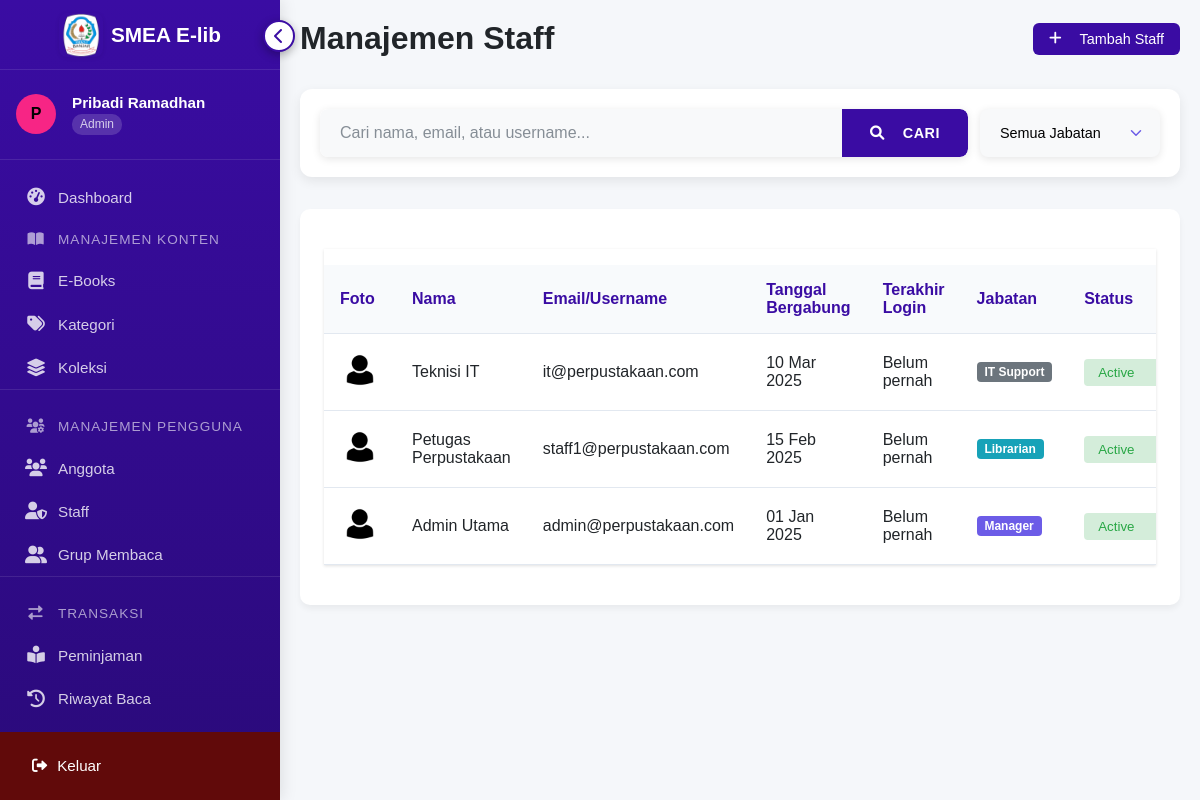
The app's page /admin/staff/staff_admin.php (signed in) with its own data.
### tables this page shows
CREATE TABLE `users` (
  `id` int(11) NOT NULL,
  `username` varchar(50) NOT NULL,
  `email` varchar(100) DEFAULT NULL,
  `full_name` varchar(100) DEFAULT NULL,
  `profile_pic` varchar(255) DEFAULT 'default.jpg',
  `password` varchar(255) NOT NULL,
  `role` enum('admin','staff','member') DEFAULT 'member',
  `admin_id` int(11) DEFAULT NULL,
  `last_login` datetime DEFAULT NULL,
  `created_at` timestamp NULL DEFAULT CURRENT_TIMESTAMP,
  `updated_at` timestamp NULL DEFAULT CURRENT_TIMESTAMP ON UPDATE CURRENT_TIMESTAMP,
  `is_deleted` tinyint(1) DEFAULT '0',
  `deleted_at` datetime DEFAULT NULL
);

CREATE TABLE `staff` (
  `StaffID` int(11) NOT NULL,
  `Nama` varchar(100) NOT NULL,
  `Email` varchar(100) NOT NULL,
  `Password` varchar(255) NOT NULL,
  `FotoProfil` varchar(255) DEFAULT 'default.jpg',
  `TanggalBergabung` date NOT NULL,
  `Jabatan` enum('Librarian','Manager','IT Support') DEFAULT 'Librarian',
  `Status` enum('Active','Suspended','Banned') DEFAULT 'Active',
  `TerakhirLogin` datetime DEFAULT NULL
);

### admin/staff/staff_admin.php (the view, shortened to what this page needs)
<?php
require_once '../../config.php';
function getAllStaff($conn, $search = null, $role = null, $limit = 10, $offset = 0)
{
    try {
        $sql = "SELECT s.*, u.username, u.role, u.last_login
                FROM staff s
                LEFT JOIN users u ON s.Email = u.username AND u.role = 'staff'";
        $sql .= " ORDER BY s.TanggalBergabung DESC LIMIT $limit OFFSET $offset";
        $result = mysqli_query($conn, $sql);
        return mysqli_fetch_all($result, MYSQLI_ASSOC);
    } catch (Exception $e) {
        error_log("Error in getAllStaff: " . $e->getMessage());
        return [];
    }
}
$search = isset($_GET['search']) ? $_GET['search'] : null;
$role = isset($_GET['role']) ? $_GET['role'] : null;
$page = isset($_GET['page']) ? max(1, intval($_GET['page'])) : 1;
$limit = 10;
$offset = ($page - 1) * $limit;
$staff = getAllStaff($conn, $search, $role, $limit, $offset);
?>
<?php
include '../../views/header.php';
?>
<div class="content-wrapper">
    <div class="page-header">
        <h1>Manajemen Staff</h1>
        <div class="header-actions">
            <a href="tambah_staff.php" class="btn btn-primary">
                <i class="fas fa-plus"></i> Tambah Staff
            </a>
        </div>
    </div>
    <form method="GET" class="search-filter-form">
        <div class="input-group" style="flex:2;">
            <input type="text" name="search" class="form-control" placeholder="Cari nama, email, atau username..." value="<?= htmlspecialchars($search ?? '') ?>">
            <div class="input-group-append">
                <button class="btn btn-primary" type="submit"><i class="fas fa-search"></i> Cari</button>
            </div>
        </div>
        <select name="role" class="form-control" style="flex:1;max-width:180px; font-size:0.9em;">
            <option value="">Semua Jabatan</option>
        </select>
    </form>
    <div class="card">
        <div class="card-body">
            <div class="table-responsive">
                <table class="table" id="staffTable">
                    <thead>
                        <tr>
                            <th>Foto</th>
                            <th>Nama</th>
                            <th>Email/Username</th>
                            <th>Tanggal Bergabung</th>
                            <th>Terakhir Login</th>
                            <th>Jabatan</th>
                            <th>Status</th>
                        </tr>
                    </thead>
                    <tbody>
                        <?php if (!empty($staff)): ?>
                            <?php foreach ($staff as $s): ?>
                                <tr>
                                    <td data-label="Foto">
                                        <?php
                                        $fotoProfil = !empty($s['FotoProfil']) ? $s['FotoProfil'] : 'assets/profiles/default.jpg';
                                        $fotoPath = ($fotoProfil === 'assets/profiles/default.jpg') ? '../../assets/profiles/default.jpg' : '../../uploads/profiles/' . htmlspecialchars($fotoProfil);
                                        ?>
                                        <img src="<?= $fotoPath ?>" alt="Foto Profil" class="profile-img">
                                    </td>
                                    <td data-label="Nama"><?= htmlspecialchars($s['Nama']); ?></td>
                                    <td data-label="Email"><?= htmlspecialchars($s['Email']); ?></td>
                                    <td data-label="Bergabung"><?= date('d M Y', strtotime($s['TanggalBergabung'])); ?></td>
                                    <td data-label="Login Terakhir">
                                        <?= $s['last_login'] ? date('d M Y H:i', strtotime($s['last_login'])) : 'Belum pernah'; ?>
                                    </td>
                                    <td data-label="Jabatan">
                                        <span class="badge <?=
                                                            $s['Jabatan'] === 'Manager' ? 'bg-primary' : ($s['Jabatan'] === 'Librarian' ? 'bg-info' : 'bg-secondary'); ?>">
                                            <?= htmlspecialchars($s['Jabatan']); ?>
                                        </span>
                                    </td>
                                    <td data-label="Status">
                                        <form method="POST" class="status-form">
                                            <select name="status" class="status-select
                                                <?= $s['Status'] === 'Active' ? 'bg-success-light' : ($s['Status'] === 'Suspended' ? 'bg-warning-light' : 'bg-danger-light'); ?>">
                                                <option value="Active" <?= $s['Status'] === 'Active' ? 'selected' : ''; ?>>Active</option>
                                            </select>
                                        </form>
                                    </td>
                                </tr>
                            <?php endforeach; ?>
                        <?php else: ?>
                            <tr>
                                <td colspan="8" class="text-center">Tidak ada data staff</td>
                            </tr>
                        <?php endif; ?>
                    </tbody>
                </table>
            </div>
        </div>
    </div>
</div>
<?php include '../../views/footer.php'; ?>
</body>
</html>

### views/sidebar_admin.php (shortened to what this page needs)
<?php
require_once(__DIR__ . '/../config.php');
$username = $_SESSION['username'];
$query = "SELECT u.full_name, u.id, a.Nama as admin_name
          FROM users u
          LEFT JOIN admin a ON u.admin_id = a.AdminID
          WHERE u.username = ?";
$stmt = mysqli_prepare($conn, $query);
mysqli_stmt_bind_param($stmt, "s", $username);
mysqli_stmt_execute($stmt);
$result = mysqli_stmt_get_result($stmt);
$user_data = mysqli_fetch_assoc($result);
$display_name = $user_data['admin_name'] ?? $user_data['full_name'] ?? $username;
$current_page = basename($_SERVER['PHP_SELF']);
?>
<aside class="sidebar">
    <div class="sidebar-header">
        <a href="<?php echo ($current_page == 'dashboard_admin.php') ? '../index.php' : '../../index.php'; ?>" class="sidebar-logo-link">
            <img src="/library/assets/logo/logo-smea.png" alt="Logo SMEA" class="sidebar-logo">
            <span class="sidebar-title">SMEA E-lib</span>
        </a>
        <button class="toggle-btn">
            <i class="fas fa-chevron-left"></i>
        </button>
    </div>
    <div class="user-info">
        <div class="avatar">
            <?php echo htmlentities(strtoupper(substr($display_name, 0, 1)), ENT_QUOTES, 'UTF-8'); ?>
        </div>
        <div class="user-details">
            <div class="username"><?php echo htmlentities($display_name, ENT_QUOTES, 'UTF-8'); ?></div>
            <div class="role">Admin</div>
        </div>
    </div>
    <nav class="nav-menu">
        <a href="/library/admin/dashboard_admin.php" class="nav-item <?php echo ($current_page == 'dashboard_admin.php') ? 'active' : ''; ?>">
            <div class="tooltip">
                <i class="fas fa-tachometer-alt"></i>
                <span>Dashboard</span>
            </div>
        </a>
        <div class="menu-section">
            <div class="section-header">
                <div class="tooltip">
                    <i class="fas fa-book-open"></i>
                    <span>Manajemen Konten</span>
                </div>
            </div>
            <a href="/library/admin/buku/buku_admin.php" class="nav-item <?php echo ($current_page == 'buku_admin.php') ? 'active' : ''; ?>">
                <div class="tooltip">
                    <i class="fas fa-book"></i>
                    <span>E-Books</span>
                </div>
            </a>
            <a href="/library/admin/kategori/kategori_admin.php" class="nav-item <?php echo ($current_page == 'kategori_admin.php') ? 'active' : ''; ?>">
                <div class="tooltip">
                    <i class="fas fa-tags"></i>
                    <span>Kategori</span>
                </div>
            </a>
            <a href="/library/admin/koleksi.php" class="nav-item <?php echo ($current_page == 'koleksi.php') ? 'active' : ''; ?>">
                <div class="tooltip">
                    <i class="fas fa-layer-group"></i>
                    <span>Koleksi</span>
                </div>
            </a>
        </div>
        <div class="menu-section">
            <div class="section-header">
                <div class="tooltip">
                    <i class="fas fa-users-cog"></i>
                    <span>Manajemen Pengguna</span>
                </div>
            </div>
            <a href="/library/admin/anggota/anggota_admin.php" class="nav-item <?php echo ($current_page == 'anggota_admin.php') ? 'active' : ''; ?>">
                <div class="tooltip">
                    <i class="fas fa-users"></i>
                    <span>Anggota</span>
                </div>
            </a>
            <a href="/library/admin/staff/staff_admin.php" class="nav-item <?php echo ($current_page == 'staff.php') ? 'active' : ''; ?>">
                <div class="tooltip">
                    <i class="fas fa-user-shield"></i>
                    <span>Staff</span>
                </div>
            </a>
            <a href="/library/admin/grup_membaca.php" class="nav-item <?php echo ($current_page == 'grup_membaca.php') ? 'active' : ''; ?>">
                <div class="tooltip">
                    <i class="fas fa-user-friends"></i>
                    <span>Grup Membaca</span>
                </div>
            </a>
        </div>
        <div class="menu-section">
            <div class="section-header">
                <div class="tooltip">
                    <i class="fas fa-exchange-alt"></i>
                    <span>Transaksi</span>
                </div>
            </div>
            <a href="/library/admin/peminjaman/peminjaman_admin.php" class="nav-item <?php echo ($current_page == 'peminjaman_admin.php') ? 'active' : ''; ?>">
                <div class="tooltip">
                    <i class="fas fa-book-reader"></i>
                    <span>Peminjaman</span>
                </div>
            </a>
            <a href="/library/admin/riwayat_baca.php" class="nav-item <?php echo ($current_page == 'riwayat_baca.php') ? 'active' : ''; ?>">
                <div class="tooltip">
                    <i class="fas fa-history"></i>
                    <span>Riwayat Baca</span>
                </div>
            </a>
            <a href="/library/admin/favorit.php" class="nav-item <?php echo ($current_page == 'favorit.php') ? 'active' : ''; ?>">
            </a>
        </div>
    </nav>
    <div class="logout-container">
        <a href="/library/auth/proses_logout.php" class="logout-btn">
            <div class="tooltip">
                <i class="fas fa-sign-out-alt"></i>
                <span>Keluar</span>
            </div>
        </a>
    </div>
</aside>

### assets/styles/admin.css (style rules this page uses)
:root { --primary: #3a0ca3; --primary-light: #4361ee; --secondary: #f72585; --light: #f8f9fa; --dark: #212529; --gray: #6c757d; --sidebar-width: 250px; --sidebar-collapsed-width: 80px; --header-height: 70px; }
body { font-family: 'Segoe UI', Tahoma, Geneva, Verdana, sans-serif; margin: 0; padding: 0; background-color: #f5f7fa; color: var(--dark); }
.card { background: white; border-radius: 10px; box-shadow: 0 4px 6px rgba(0, 0, 0, 0.05); padding: 1.5rem; margin-bottom: 2rem; transition: transform 0.3s ease, box-shadow 0.3s ease; }
table { width: 100%; border-collapse: collapse; margin-top: 1rem; }
th, td { padding: 1rem; text-align: left; border-bottom: 1px solid #e2e8f0; }
th { background-color: #f8fafc; color: var(--primary); font-weight: 600; }
.btn { padding: 0.7rem 1.5rem; border-radius: 6px; font-weight: 500; cursor: pointer; transition: all 0.3s ease; display: inline-flex; align-items: center; gap: 0.5rem; border: none; font-size: 0.9rem; }
.btn-primary { background-color: var(--primary); color: white; }
.form-control { width: 100%; padding: 0.7rem 1rem; border: 1px solid #e2e8f0; border-radius: 6px; font-size: 0.9rem; transition: all 0.3s ease; }
.page-header { display: flex; justify-content: space-between; align-items: center; margin-bottom: 2rem; }

### admin/staff/staff_admin.php (style rules this page uses)
.search-filter-form { display: flex; gap: 12px; align-items: stretch; margin-bottom: 2rem; }
.input-group { flex: 1; display: flex; align-items: stretch; border-radius: 8px; overflow: hidden; box-shadow: 0 2px 8px rgba(0, 0, 0, 0.1); }
.form-control[name="search"] { flex: 1; height: 48px; border: none; padding: 0 20px; font-size: 1rem; border-radius: 8px 0 0 8px; }
.input-group-append { display: flex; }
.btn-primary[type="submit"] { height: 48px; border-radius: 0 8px 8px 0; padding: 0 25px; display: flex; align-items: center; gap: 8px; white-space: nowrap; }
select[name="role"] { height: 48px; min-width: 180px; border: none; border-radius: 8px; padding: 0 20px; appearance: none; box-shadow: 0 2px 8px rgba(0, 0, 0, 0.1); }
.table-responsive { overflow-x: auto; }
table { width: 100%; border-collapse: collapse; margin-top: 1rem; }
th, td { padding: 1rem; text-align: left; border-bottom: 1px solid #e2e8f0; }
th { background-color: #f8fafc; color: var(--primary); font-weight: 600; }
.btn { padding: 0.5rem 1rem; border-radius: 6px; font-weight: 500; cursor: pointer; transition: all 0.3s ease; display: inline-flex; align-items: center; gap: 0.5rem; border: none; font-size: 0.9rem; text-decoration: none; }
.btn-primary { background-color: var(--primary); color: white; }
.profile-img { width: 40px; height: 40px; border-radius: 50%; object-fit: cover; }
.badge { display: inline-block; padding: 0.35em 0.65em; font-size: 0.75em; font-weight: 700; line-height: 1; text-align: center; white-space: nowrap; vertical-align: baseline; border-radius: 0.25rem; }
.bg-primary { background-color: #6c5ce7; color: white; }
.bg-info { background-color: #17a2b8; color: white; }
.bg-secondary { background-color: #6c757d; color: white; }
.bg-success-light { background-color: rgba(40, 167, 69, 0.2); color: #28a745; }
.status-select { border: none; border-radius: 4px; padding: 5px 10px; cursor: pointer; transition: all 0.3s; }
.card, .card-body { overflow: visible !important; }
.table-responsive { width: 100%; margin: 1rem 0; box-shadow: 0 1px 3px rgba(0, 0, 0, 0.12); }
#staffTable { min-width: 1000px; }
.search-filter-form { display: flex; gap: 12px; margin-bottom: 2rem; background: white; padding: 20px; border-radius: 12px; box-shadow: 0 4px 12px rgba(0, 0, 0, 0.08); }
.input-group { flex: 1; border-radius: 8px; overflow: hidden; transition: box-shadow 0.3s ease; }
.form-control[name="search"] { border: none; padding: 14px 20px; font-size: 1rem; background: #f8f9fa; }
.form-control[name="search"]::placeholder { color: #868e96; }
.btn-primary[type="submit"] { background: var(--primary); border: none; padding: 0 28px; font-weight: 600; text-transform: uppercase; letter-spacing: 0.5px; }
select[name="role"] { background: #f8f9fa; border: none; padding: 14px 20px; font-size: 1rem; border-radius: 8px; cursor: pointer; appearance: none; background-repeat: no-repeat; background-position: right 15px center; background-size: 18px; padding-right: 45px; }

### records on screen
users: admin.Nama "P", admin.Nama "Pribadi Ramadhan"
staff: FotoProfil (placeholder picture), Nama "Teknisi IT", Email "it@perpustakaan.com", TanggalBergabung "10 Mar 2025", Jabatan "IT Support", status "Active"
staff: FotoProfil (placeholder picture), Nama "Petugas Perpustakaan", Email "staff1@perpustakaan.com", TanggalBergabung "15 Feb 2025", Jabatan "Librarian", status "Active"
staff: FotoProfil (placeholder picture), Nama "Admin Utama", Email "admin@perpustakaan.com", TanggalBergabung "01 Jan 2025", Jabatan "Manager", status "Active"
